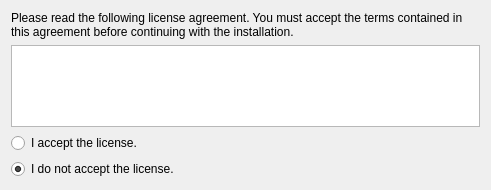
<?xml version="1.0" encoding="UTF-8"?>
<ui version="4.0">
 <class>LicenseWidget</class>
 <widget class="QWidget" name="LicenseWidget">
  <property name="geometry">
   <rect>
    <x>0</x>
    <y>0</y>
    <width>491</width>
    <height>190</height>
   </rect>
  </property>
  <property name="minimumSize">
   <size>
    <width>491</width>
    <height>190</height>
   </size>
  </property>
  <property name="windowTitle">
   <string>Form</string>
  </property>
  <layout class="QVBoxLayout" name="verticalLayout">
   <item>
    <widget class="QLabel" name="label">
     <property name="sizePolicy">
      <sizepolicy hsizetype="MinimumExpanding" vsizetype="Minimum">
       <horstretch>0</horstretch>
       <verstretch>0</verstretch>
      </sizepolicy>
     </property>
     <property name="text">
      <string>Please read the following license agreement. You must accept the terms contained in this agreement before continuing with the installation.</string>
     </property>
     <property name="wordWrap">
      <bool>true</bool>
     </property>
    </widget>
   </item>
   <item>
    <widget class="QTextBrowser" name="textBrowser">
     <property name="source">
      <url>
       <string>qrc:/license.txt</string>
      </url>
     </property>
    </widget>
   </item>
   <item>
    <widget class="QRadioButton" name="acceptLicense">
     <property name="text">
      <string>I accept the license.</string>
     </property>
    </widget>
   </item>
   <item>
    <widget class="QRadioButton" name="declineLicense">
     <property name="text">
      <string>I do not accept the license.</string>
     </property>
     <property name="checked">
      <bool>true</bool>
     </property>
    </widget>
   </item>
  </layout>
 </widget>
 <resources>
  <include location="../../../../../../code.qt.io/cgit/installer-framework/examples/dynamicpage/resources/additional.qrc"/>
 </resources>
 <connections/>
</ui>
